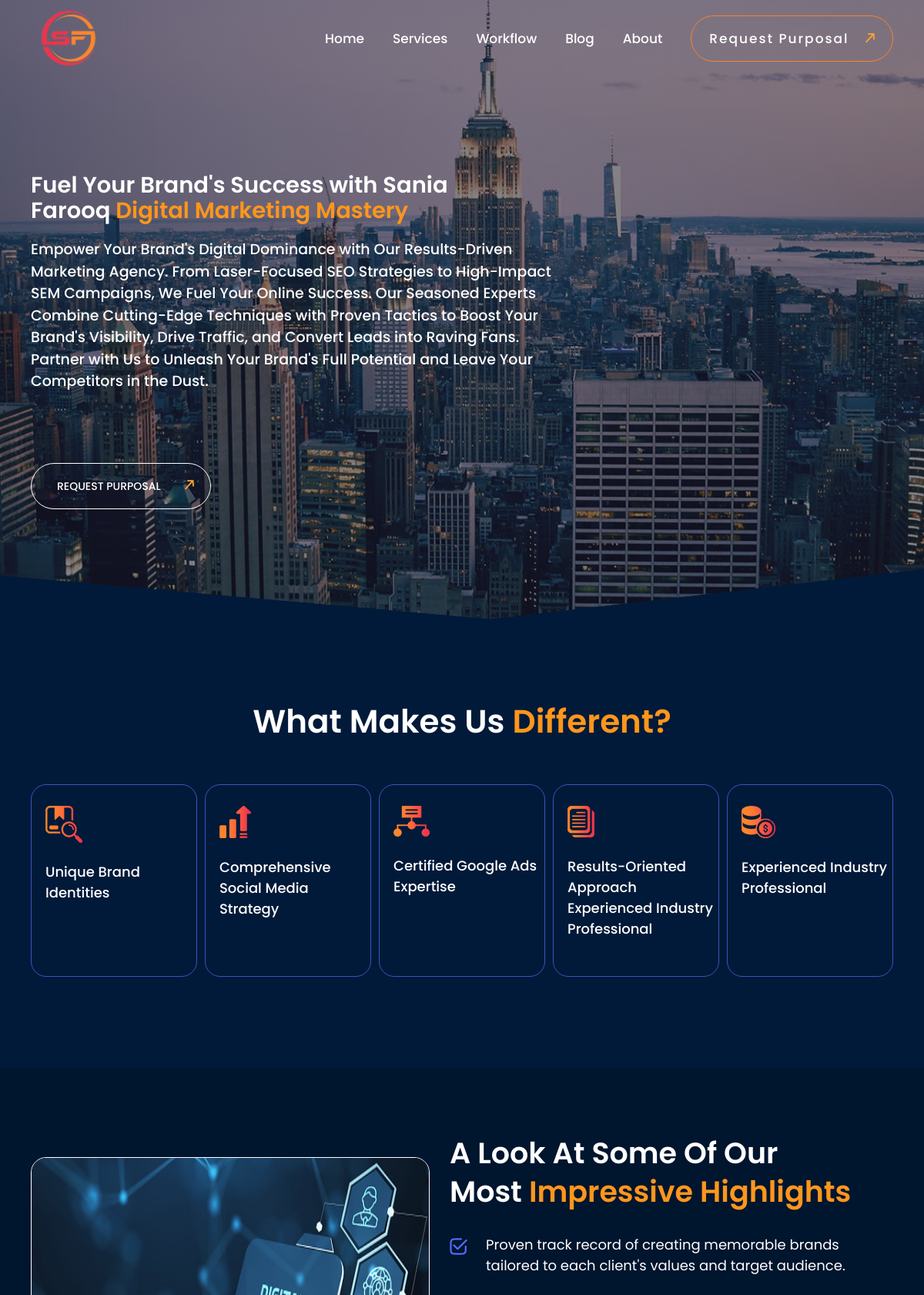
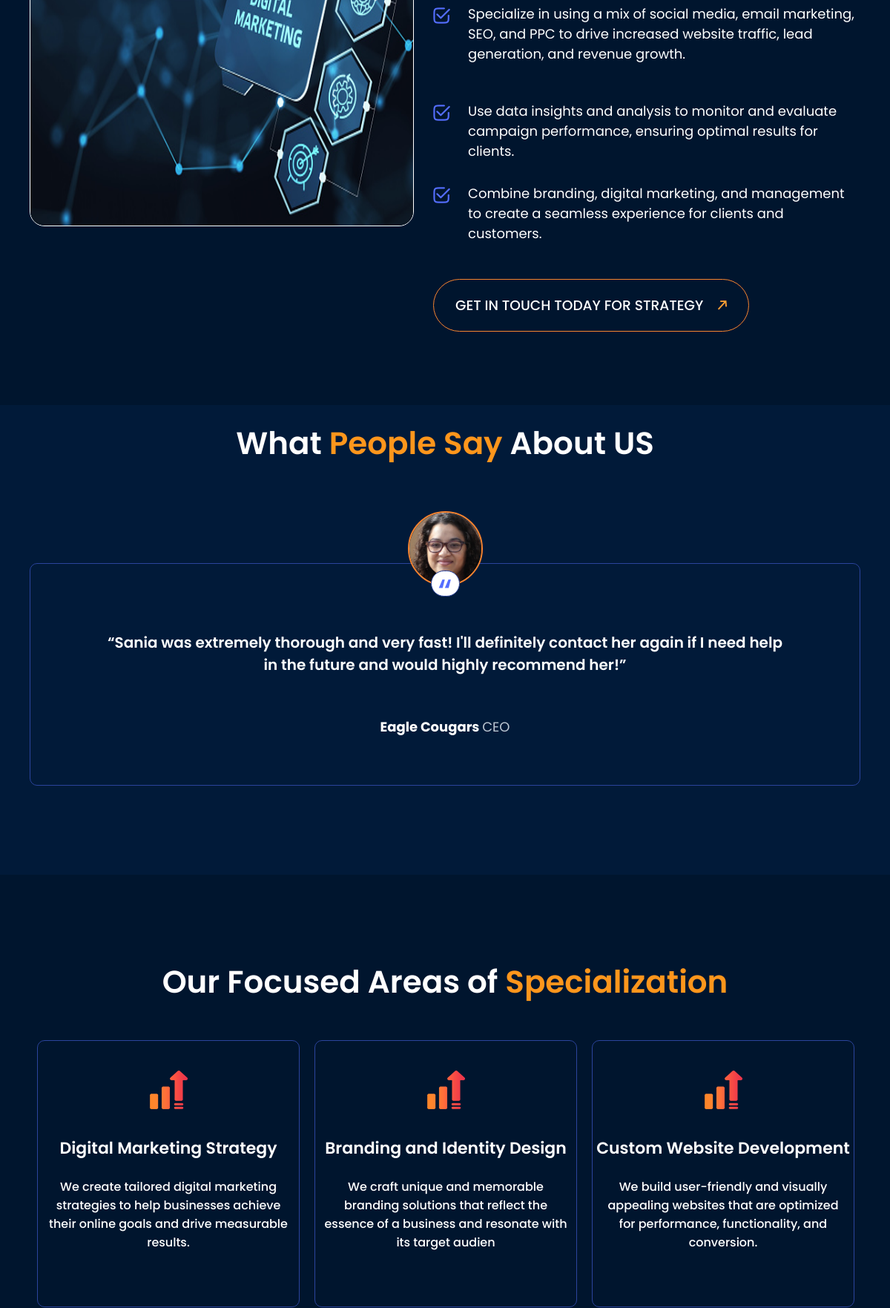
The page / (upper part) on the database its author committed (2 pictures, top to bottom).
### app/models.py (models this page shows, shortened)
class Testimonials(models.Model):
    name=models.CharField(max_length=100)
    designation=models.CharField(max_length=200 , null=True , blank=True)
    review=models.TextField()
    image=models.ImageField(upload_to='media/testimonial_images' ,  null=True , blank=True)
    created_at=models.DateTimeField(auto_now_add=True , null=True , blank=True)
    updated_at=models.DateTimeField(auto_now=True , null=True , blank=True)
    def __str__(self):
        return self.name

class Services(models.Model):
    name=models.CharField(max_length=200)
    desc=models.CharField(max_length=2000)
    created_at=models.DateTimeField(auto_now_add=True , null=True , blank=True)
    updated_at=models.DateTimeField(auto_now=True , null=True , blank=True)

### app/views.py (the view)
# urls.py: path('' , HomeView.as_view() , name='home'),
class HomeView(View):
    template_name='templates/index.html'
    def get(self , request):
        service=services.objects.all()
        reviews=testimonials.objects.all()
        print(reviews)
        context={'services':service , 'reviews' : reviews}
        return render(request, self.template_name, context)

### templates/index.html (shortened to what this page needs)
    {% extends 'templates/base.html' %}
    {% load static %}
    {% block page %}
    <section class="hero_section">
     <div class="home_hero container">
        <h2>Fuel Your Brand's Success with Sania Farooq <span style="color:#ff961c;">Digital Marketing Mastery</span>
        </h2>
        <p>Empower Your Brand's Digital Dominance with Our Results-Driven Marketing Agency. From Laser-Focused SEO Strategies to High-Impact SEM Campaigns, We Fuel Your Online Success. Our Seasoned Experts Combine Cutting-Edge Techniques with Proven Tactics to Boost Your Brand's Visibility, Drive Traffic, and Convert Leads into Raving Fans. Partner with Us to Unleash Your Brand's Full Potential and Leave Your Competitors in the Dust.</p>
        <div class="request_btn">
            <a href="#" class="form_btn" >request purposal<span class="icon"><img src="assets/images/arrow.png" alt=""></span></a>
        </div>
    </div>
    </section>
    <section class="sec1">
        <div class="container">
            <h2>What Makes Us <span style="color:#ff961c;">Different?</span>
            </h2>
            <div class="sec1_boxes">
                <div class="sec1_box1">
                    <div class="sec1_box1_content">
                        <img src="{% static 'assets/images/sec1_img1.png' %}" alt="">
                        <p>Unique Brand Identities</p>
                    </div>
                </div>
                <div class="sec1_box1">
                    <div class="sec1_box1_content">
                        <img src="{% static 'assets/images/sec1_img2.png' %}" alt="">
                        <p>Comprehensive Social Media Strategy</p>
                    </div>
                </div>
                <div class="sec1_box1">
                    <div class="sec1_box1_content">
                        <img src="{% static 'assets/images/sec1_img3.png' %}" alt="">
                        <p>Certified Google Ads Expertise</p>
                    </div>
                </div>
                <div class="sec1_box1">
                    <div class="sec1_box1_content">
                        <img src="{% static 'assets/images/sec1_img4.png' %}" alt="">
                        <p>Results-Oriented Approach <br>Experienced Industry Professional</p>
                    </div>
                </div>
                <div class="sec1_box1">
                    <div class="sec1_box1_content">
                        <img src="{% static 'assets/images/sec1_img5.png' %}" alt="">
                        <p>Experienced Industry Professional</p>
                    </div>
                </div>
            </div>
        </div>
    </section>
    <section class="sec2">
        <div class="container">
            <div class="sec2_flex">
                <div class="sec2_left">
                    <img src="{% static 'assets/images/sas.jpg' %}" alt="">
                </div>
                <div class="sec2_right">
                    <h2>A Look At Some Of Our <br>
                        Most <span style="color:#ff961c;">Impressive Highlights</span> </h2>
                    <div class="para para1">
                        <span style="padding-top:5px;"><img src="{% static 'assets/images/sec2_img2.png' %}" alt=""></span>
                        <p>
                            Proven track record of creating memorable brands tailored to each client's values and target audience.
                        </p>
                    </div>
                    <div class="para para2">
                        <span style="padding-top:5px;"><img src="{% static 'assets/images/sec2_img2.png' %}" alt=""></span>
                        <p>
                            Specialize in using a mix of social media, email marketing, SEO, and PPC to drive increased website traffic, lead generation, and revenue growth.
                        </p>
                    </div>
                    <div class="para para3">
                        <span style="padding-top:5px;"><img src="{% static 'assets/images/sec2_img2.png' %}" alt=""></span>
                        <p>
                            Use data insights and analysis to monitor and evaluate campaign performance, ensuring optimal results for clients.
                        </p>
                    </div>
                    <div class="para para4">
                        <span style="padding-top:5px;"><img src="{% static 'assets/images/sec2_img2.png' %}" alt=""></span>
                        <p>
                            Combine branding, digital marketing, and management to create a seamless experience for clients and customers.
                        </p>
                    </div>
                    <div class="get_touch form_btn" >
                        <a href="#" class="">Get in touch today for strategy<span class="get_icon"><img
                                    src="{% static 'assets/images/arrow.png' %}" alt=""></span></a>
                    </div>
                </div>
            </div>
        </div>
    </section>
    <section class="shopify_slider">
    <div class="container">
        <div class="sec3">
            <h2>What <span style="color:#ff961c;">People Say</span> About US</h2>
            <div class="test_slider">
                {% for review in reviews %}
                <div class="testimonials">
                    <div class="test_photo">
                        <img src="{{review.image.url}}" alt="">
                    </div>
                    <center>
                        <div class="sec3_icon">
                            <p>“</p>
                        </div>
                    </center>
                    <div class="sec3_text1">
                        <p>{{review.review}}</p>
                    </div>
                    <div class="sec3_name">
                        <p> <b style="color:#ffff;"> {{review.name}} </b>  {{review.designation}}
                        </p>
                    </div>
                </div>
                {% endfor %}
            </div>
        </div>
    </div>
</section>
<section class="sec4">
        <div class="container">
            <div class="sec4_text">
                <h2>Our Focused Areas of <span style="color:#ff961c;">Specialization</span>
                </h2>
            </div>
            <div class="areas">
                {% for service in services %}
                <div class="area1">
                    <center><img src="{% static 'assets/images/sec4_img1.png' %}" alt="">
                        <h3>{{service.name}}</h3>
                        <p>{{service.desc}}</p>
                    </center>
                </div>
                {% endfor %}
            </div>
        </div>
</section>
{% endblock %}

### static/assets/css/workflow.css (style rules this page uses)
* { padding: 0px; margin: 0px; box-sizing: border-box; }
body { overflow-x: hidden; background-color: #011a39; }
.container { max-width: 1140px; margin: 0 auto; padding: 0px 10px; }
.hero_section { width: 100%; background: linear-gradient(rgba(6,21,39,0.502),rgba(6,21,39,0.502)), url('/static/assets/images/workflow.png'); background-repeat: no-repeat; background-size: cover; background-position: top; clip-path: polygon(100% 0, 100% 92%, 53% 100%, 0 93%, 0 0); position: relative; bottom: 101px; z-index: 9; padding-top: 101px; }
.test_photo { display: flex; justify-content: center; }
.test_photo img { position: relative; top: -71px; }
.sec3_icon { width: 28px; height: 28px; border-radius: 40px; background-color: white; position: relative; top: -89px; border: 1px solid #2b449c; }
.sec3_icon p { color: #546eff; font-size: 50px; display: flex; justify-content: center; align-items: center; font-family: 'Poppins', sans-serif; position: relative; top: -12px; }

### rows shown on the page
Testimonials: image (picture), review "“Sania was extremely thorough and very fast! I'll definitely contact her again if I need help in the future and would highly recommend her!”", name "Eagle Cougars", designation "CEO"
Services: name "Digital Marketing Strategy", desc "We create tailored digital marketing strategies to help businesses achieve their online goals and drive measurable results."
Services: name "Branding and Identity Design", desc "We craft unique and memorable branding solutions that reflect the essence of a business and resonate with its target audien"
Services: name "Custom Website Development", desc "We build user-friendly and visually appealing websites that are optimized for performance, functionality, and conversion."
